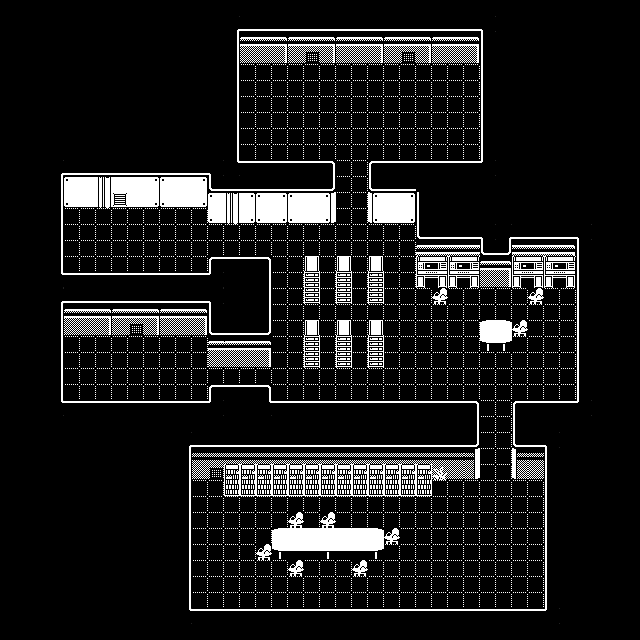

A level layout from a 2D game, rendered from its tile map. Below: a short description, then the map file with its tile-grid data intact:
An orthogonal 40x40 tile map with 16x16 px tiles, 1 tile layer (seed).

<map version="1.5" tiledversion="1.7.2" orientation="orthogonal" renderorder="right-down" width="40" height="40" tilewidth="16" tileheight="16" infinite="0" nextlayerid="2" nextobjectid="1">
 <editorsettings>
  <export target="wfc-seed-01.json" format="json" />
 </editorsettings>
 <tileset firstgid="1" name="tileset" tilewidth="16" tileheight="16" tilecount="100" columns="10">
  <image source="../images/maps/tileset.png" width="160" height="160" />
 </tileset>
 <layer id="1" name="seed" width="40" height="40" offsetx="0.5" offsety="0.5">
  <data encoding="csv">
12,12,12,12,12,12,12,12,12,12,12,12,12,12,12,12,12,12,12,12,12,12,12,12,12,12,12,12,12,12,12,12,12,12,12,12,12,12,12,12,
12,12,12,12,12,12,12,12,12,12,12,12,12,12,15,22,22,22,22,22,22,22,22,22,22,22,22,22,22,22,14,12,12,12,12,12,12,12,12,12,
12,12,12,12,12,12,12,12,12,12,12,12,12,12,13,45,46,47,45,46,47,45,46,47,45,46,47,45,46,47,11,12,12,12,12,12,12,12,12,12,
12,12,12,12,12,12,12,12,12,12,12,12,12,12,13,55,56,57,55,59,57,55,56,57,55,59,57,55,56,57,11,12,12,12,12,12,12,12,12,12,
12,12,12,12,12,12,12,12,12,12,12,12,12,12,13,91,91,91,91,91,91,91,91,91,91,91,91,91,91,91,11,12,12,12,12,12,12,12,12,12,
12,12,12,12,12,12,12,12,12,12,12,12,12,12,13,91,91,91,91,91,91,91,91,91,91,91,91,91,91,91,11,12,12,12,12,12,12,12,12,12,
12,12,12,12,12,12,12,12,12,12,12,12,12,12,13,91,91,91,91,91,91,91,91,91,91,91,91,91,91,91,11,12,12,12,12,12,12,12,12,12,
12,12,12,12,12,12,12,12,12,12,12,12,12,12,13,91,91,91,91,91,91,91,91,91,91,91,91,91,91,91,11,12,12,12,12,12,12,12,12,12,
12,12,12,12,12,12,12,12,12,12,12,12,12,12,13,91,91,91,91,91,91,91,91,91,91,91,91,91,91,91,11,12,12,12,12,12,12,12,12,12,
12,12,12,12,12,12,12,12,12,12,12,12,12,12,13,91,91,91,91,91,91,91,91,91,91,91,91,91,91,91,11,12,12,12,12,12,12,12,12,12,
12,12,12,15,22,22,22,22,22,22,22,22,22,14,5,2,2,2,2,2,3,91,91,1,2,2,2,2,2,2,4,12,12,12,12,12,12,12,12,12,
12,12,12,13,25,26,28,26,26,27,25,26,27,21,22,22,22,22,22,22,23,91,91,21,22,22,12,12,12,12,12,12,12,12,12,12,12,12,12,12,
12,12,12,13,35,36,38,39,36,37,35,36,37,25,28,27,25,27,25,26,66,91,91,65,26,27,11,12,12,12,12,12,12,12,12,12,12,12,12,12,
12,12,12,13,91,91,91,91,91,91,91,91,91,35,38,37,35,37,35,36,76,91,91,75,36,37,11,12,12,12,12,12,12,12,12,12,12,12,12,12,
12,12,12,13,91,91,91,91,91,91,91,91,91,91,91,91,91,91,91,91,91,91,91,91,91,91,21,22,22,22,14,15,22,22,22,22,14,12,12,12,
12,12,12,13,91,91,91,91,91,91,91,91,91,91,91,91,91,91,91,91,91,91,91,91,91,91,45,46,46,46,21,23,46,46,46,47,11,12,12,12,
12,12,12,13,91,91,91,91,91,91,91,91,91,1,2,2,3,91,91,31,91,31,91,31,91,91,42,43,42,43,45,47,42,43,42,43,11,12,12,12,
12,12,12,5,2,2,2,2,2,2,2,2,2,4,12,12,13,91,91,41,91,41,91,41,91,91,52,53,52,53,55,57,52,53,52,53,11,12,12,12,
12,12,12,15,22,22,22,22,22,22,22,22,22,14,12,12,13,91,91,51,91,51,91,51,91,91,91,92,91,91,91,91,91,92,91,91,11,12,12,12,
12,12,12,13,45,46,47,45,46,47,45,46,47,11,12,12,13,91,91,91,91,91,91,91,91,91,91,91,91,91,91,91,91,91,91,91,11,12,12,12,
12,12,12,13,55,56,57,55,59,57,55,56,57,21,22,22,23,91,91,31,91,31,91,31,91,91,91,91,91,91,61,63,92,91,91,91,11,12,12,12,
12,12,12,13,91,91,91,91,91,91,91,91,91,45,45,46,47,91,91,41,91,41,91,41,91,91,91,91,91,91,71,73,91,91,91,91,11,12,12,12,
12,12,12,13,91,91,91,91,91,91,91,91,91,55,55,56,57,91,91,51,91,51,91,51,91,91,91,91,91,91,91,91,91,91,91,91,11,12,12,12,
12,12,12,13,91,91,91,91,91,91,91,91,91,91,91,91,91,91,91,91,91,91,91,91,91,91,91,91,91,91,91,91,91,91,91,91,11,12,12,12,
12,12,12,13,91,91,91,91,91,91,91,91,91,1,2,2,3,91,91,91,91,91,91,91,91,91,91,91,91,91,91,91,91,91,91,91,11,12,12,12,
12,12,12,5,2,2,2,2,2,2,2,2,2,4,12,12,5,2,2,2,2,2,2,2,2,2,2,2,2,3,91,91,1,2,2,2,4,12,12,12,
12,12,12,12,12,12,12,12,12,12,12,12,12,12,12,12,12,12,12,12,12,12,12,12,12,12,12,12,12,13,91,91,11,12,12,12,12,12,12,12,
12,12,12,12,12,12,12,12,12,12,12,15,22,22,22,22,22,22,22,22,22,22,22,22,22,22,22,22,22,23,91,91,21,22,14,12,12,12,12,12,
12,12,12,12,12,12,12,12,12,12,12,13,48,48,48,48,48,48,48,48,50,50,50,50,50,48,50,50,48,86,91,91,85,48,11,12,12,12,12,12,
12,12,12,12,12,12,12,12,12,12,12,13,58,59,44,44,44,44,44,44,44,44,44,44,44,44,44,60,58,96,91,91,95,58,11,12,12,12,12,12,
12,12,12,12,12,12,12,12,12,12,12,13,91,91,54,54,54,54,54,54,54,54,54,54,54,54,54,91,91,91,91,91,91,91,11,12,12,12,12,12,
12,12,12,12,12,12,12,12,12,12,12,13,91,91,91,91,91,91,91,91,91,91,91,91,91,91,91,91,91,91,91,91,91,91,11,12,12,12,12,12,
12,12,12,12,12,12,12,12,12,12,12,13,91,91,91,91,91,91,92,91,92,91,91,91,91,91,91,91,91,91,91,91,91,91,11,12,12,12,12,12,
12,12,12,12,12,12,12,12,12,12,12,13,91,91,91,91,91,61,62,62,62,62,62,63,92,91,91,91,91,91,91,91,91,91,11,12,12,12,12,12,
12,12,12,12,12,12,12,12,12,12,12,13,91,91,91,91,92,71,81,81,72,81,81,73,91,91,91,91,91,91,91,91,91,91,11,12,12,12,12,12,
12,12,12,12,12,12,12,12,12,12,12,13,91,91,91,91,91,91,92,91,91,91,92,91,91,91,91,91,91,91,91,91,91,91,11,12,12,12,12,12,
12,12,12,12,12,12,12,12,12,12,12,13,91,91,91,91,91,91,91,91,91,91,91,91,91,91,91,91,91,91,91,91,91,91,11,12,12,12,12,12,
12,12,12,12,12,12,12,12,12,12,12,13,91,91,91,91,91,91,91,91,91,91,91,91,91,91,91,91,91,91,91,91,91,91,11,12,12,12,12,12,
12,12,12,12,12,12,12,12,12,12,12,5,2,2,2,2,2,2,2,2,2,2,2,2,2,2,2,2,2,2,2,2,2,2,4,12,12,12,12,12,
12,12,12,12,12,12,12,12,12,12,12,12,12,12,12,12,12,12,12,12,12,12,12,12,12,12,12,12,12,12,12,12,12,12,12,12,12,12,12,12
</data>
 </layer>
</map>
